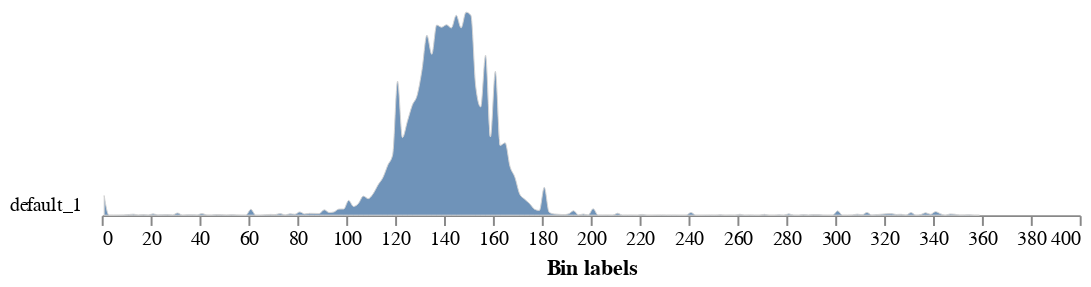
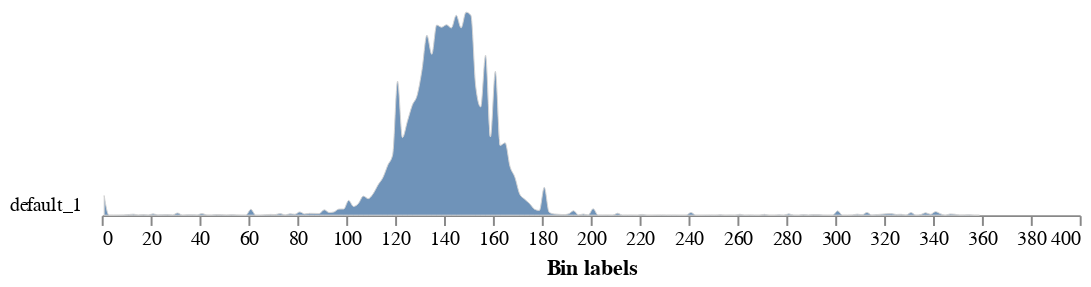

These figures' notebook cell, in order:
### Code cell
from plantcv.plantcv.analyze import color as analyze_color
analyze_color(rgb_img=color_img, labeled_mask=labeled_mask, colorspaces='hsv')

### Figure 1 — Vega-Lite specification as saved in the notebook (floating-point values rounded to 4 significant figures; data arrays with more than 128 entries replaced by an {"elided": "..."} marker saying what was removed)
{"config": {"view": {"continuousWidth": 300, "continuousHeight": 300, "stroke": null}, "axis": {"grid": false}, "facet": {"columns": 1, "spacing": 0}, "title": {"anchor": "end"}}, "data": {"name": "data-fa91bfc12d4172267e5f5e7663da07af"}, "facet": {"field": "sample", "header": {"labelAngle": 0, "labelAlign": "left", "labelOrient": "left"}, "title": null, "type": "nominal"}, "spec": {"mark": {"type": "area", "fillOpacity": 0.8, "interpolate": "monotone", "stroke": "lightgray", "strokeWidth": 0.5}, "encoding": {"x": {"field": "label", "title": "Bin labels", "type": "quantitative"}, "y": {"axis": null, "field": "value", "scale": {"range": [10, -100]}, "type": "quantitative"}}, "height": 10, "width": 500}, "bounds": "flush", "$schema": "https://vega.github.io/schema/vega-lite/v5.20.1.json", "datasets": {"data-fa91bfc12d4172267e5f5e7663da07af": {"elided": "180 records"}}}

### Figure 2 — Vega-Lite specification as saved in the notebook (floating-point values rounded to 4 significant figures; data arrays with more than 128 entries replaced by an {"elided": "..."} marker saying what was removed)
{"config": {"view": {"continuousWidth": 300, "continuousHeight": 300, "stroke": null}, "axis": {"grid": false}, "facet": {"columns": 1, "spacing": 0}, "title": {"anchor": "end"}}, "data": {"name": "data-fa91bfc12d4172267e5f5e7663da07af"}, "facet": {"field": "sample", "header": {"labelAngle": 0, "labelAlign": "left", "labelOrient": "left"}, "title": null, "type": "nominal"}, "spec": {"mark": {"type": "area", "fillOpacity": 0.8, "interpolate": "monotone", "stroke": "lightgray", "strokeWidth": 0.5}, "encoding": {"x": {"field": "label", "title": "Bin labels", "type": "quantitative"}, "y": {"axis": null, "field": "value", "scale": {"range": [10, -100]}, "type": "quantitative"}}, "height": 10, "width": 500}, "bounds": "flush", "$schema": "https://vega.github.io/schema/vega-lite/v5.20.1.json", "datasets": {"data-fa91bfc12d4172267e5f5e7663da07af": {"elided": "180 records"}}}
